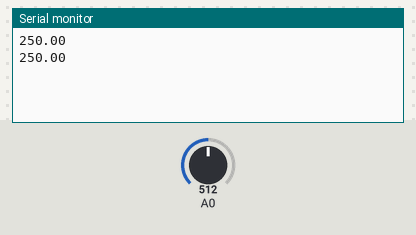
Simulated run of this sketch. Board: Arduino Uno, built with avr-gcc and run on an emulated ATmega328P. Shown: the last lines printed to the serial monitor. Inputs (shaded band) come from the test bench; at power-on: A0 = 512.

Above: at 1.8 s.
1.9 s: A0 set to 716
At 2.6 s:
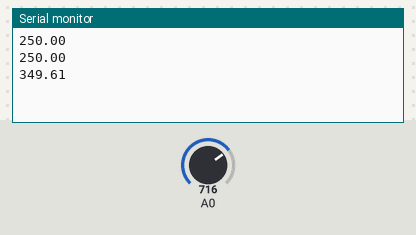
3.4 s: A0 set to 900
At 4.8 s:
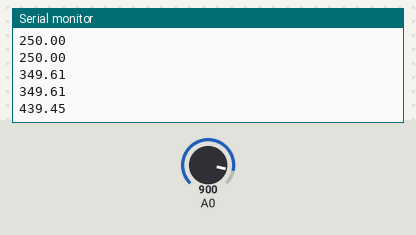
Timing chart, 0 to 6.4 s (numbered marks = the images above; inputs shaded):
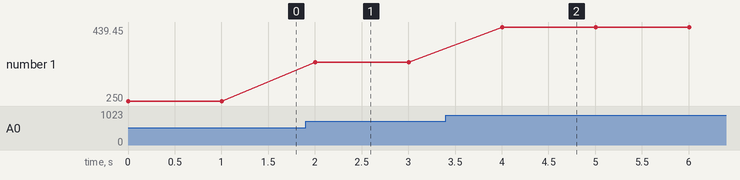

The sketch:

temperature_Sensor.ino
```cpp
float data;
void setup() {
Serial.begin(9600);
}

void loop() {
data=analogRead(A0);
float V=(data*5)/1024;
float milv=V*1000;
float C=milv/10;
float F=(C*9/5)+32;
float K=C+273;
Serial.println(C);
/*Serial.print(F);
Serial.print("F   ");
Serial.print(K);
Serial.println("K    ");*/
delay(1000);
}
```

Measured:
- after the input at 1.9 s, the serial monitor: prints a new line after 0.10 s (image 1)
- after the input at 3.4 s, the serial monitor: prints a new line after 0.60 s (image 2)
- plotted number 1: 250 → 349.61 after the input at 1.9 s, 349.61 → 439.45 after the input at 3.4 s
